Frame 1 (no input): blank canvas, image omitted
Frame 60 (no input): blank canvas, image omitted
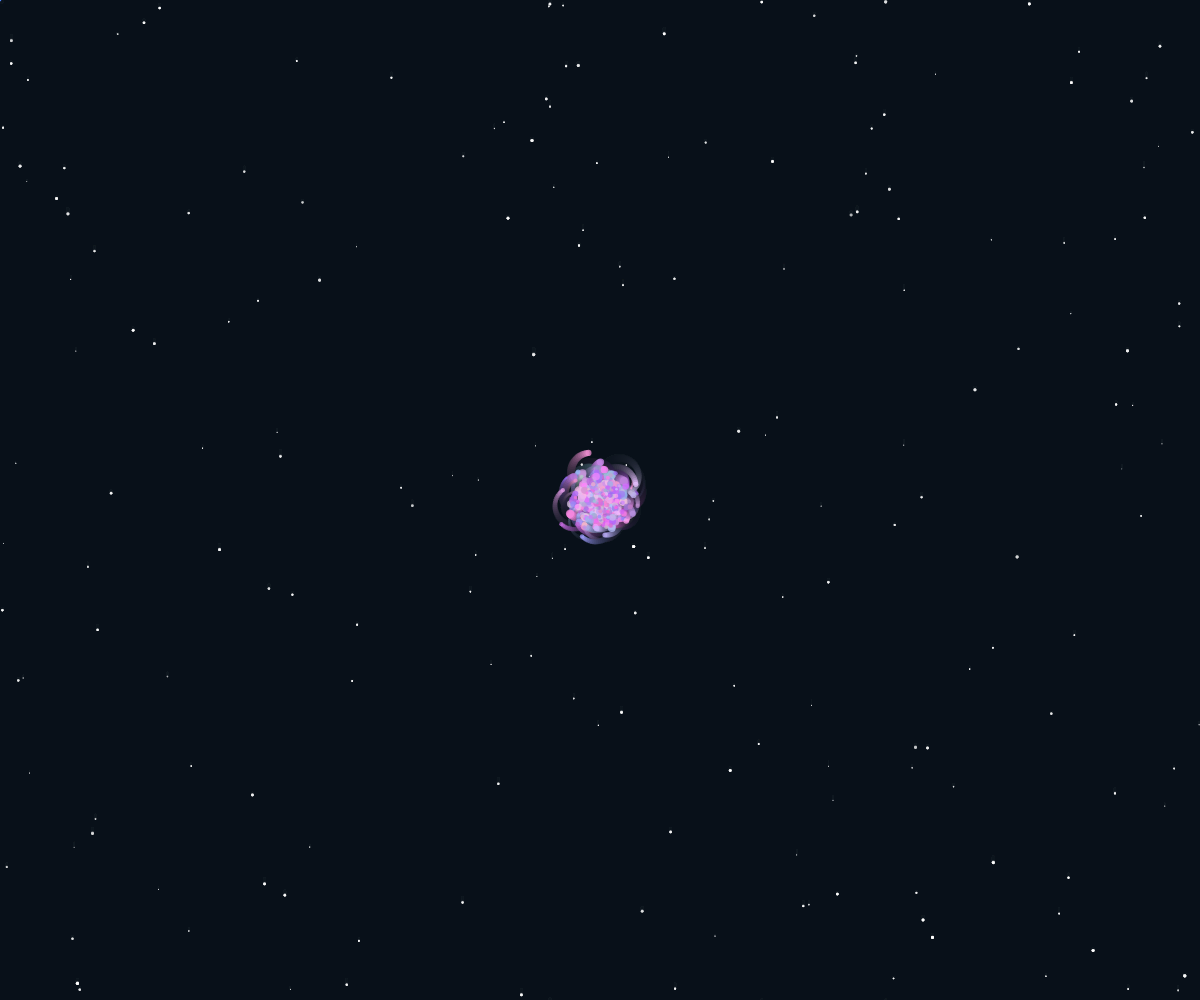
Frame 120 (the mouse pressed at the canvas centre since frame 60)

The p5.js sketch whose frames 1 and 60 were blank and that drew this single picture after the mouse press (run headless with seeded random() and noise() and a simulated clock; from frame 60 on, the mouse is pressed at the canvas centre):

// p5.js sketch
// ── sketch.js
let particles = [];
let stars = [];

function setup() {
  createCanvas(windowWidth, windowHeight);
  noStroke();
  
  // Create twinkling stars
  for (let i = 0; i < 200; i++) {
    stars.push({
      x: random(width),
      y: random(height),
      size: random(0.5, 3),
      brightness: random(100, 255),
      speed: random(0.01, 0.05)
    });
  }
}

function draw() {
  // Dark cosmic background with fading effect
  background(10, 20, 30, 30); // Slight fade for motion blur
  
  // Draw twinkling stars
  for (let star of stars) {
    fill(255, star.brightness);
    circle(star.x, star.y, star.size);
    star.brightness += random(-5, 5); // Twinkle effect
    star.y += star.speed; // Slow drift downward
    
    // Reset stars that go off-screen
    if (star.y > height) star.y = 0;
  }
  
  // Create new particles at mouse position
  if (mouseIsPressed) {
    for (let i = 0; i < 5; i++) {
      particles.push({
        x: mouseX + random(-10, 10),
        y: mouseY + random(-10, 10),
        size: random(5, 15),
        color: color(
          random(150, 255),
          random(100, 200),
          random(200, 255),
          200
        ),
        life: 100,
        angle: random(TWO_PI),
        speed: random(0.5, 2)
      });
    }
  } else {
    // Default trail when not clicking
    particles.push({
      x: mouseX,
      y: mouseY,
      size: random(3, 8),
      color: color(
        (frameCount * 2) % 255,
        (frameCount * 3) % 255,
        255,
        150
      ),
      life: 80,
      angle: 0,
      speed: 0
    });
  }
  
  // Update and draw particles
  for (let i = particles.length - 1; i >= 0; i--) {
    let p = particles[i];
    
    // Apply motion (spiral if clicked)
    if (mouseIsPressed) {
      p.x += cos(p.angle) * p.speed;
      p.y += sin(p.angle) * p.speed;
      p.angle += 0.1;
    }
    
    // Fade out
    p.life--;
    p.size *= 0.98;
    
    // Draw particle
    fill(p.color);
    circle(p.x, p.y, p.size);
    
    
    if (p.life <= 0 || p.size < 0.5) {
      particles.splice(i, 1);
    }
  }
}

function windowResized() {
  resizeCanvas(windowWidth, windowHeight);
}
